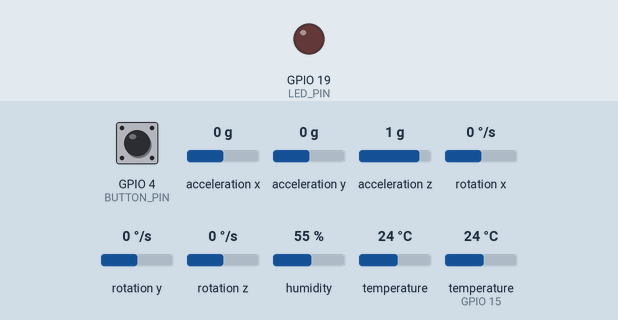
Recording of a program running on a simulated ESP32. Shown: output pins drawn as LEDs (lit = HIGH). Inputs (shaded band) come from the test bench; at power-on: temperature (sensor on GPIO 15) 24 °C, GPIO 4 (BUTTON_PIN) HIGH, acceleration x 0 g, acceleration y 0 g, acceleration z 1 g, rotation x 0 °/s, rotation y 0 °/s, rotation z 0 °/s, humidity 55 %, temperature 24 °C. WiFi joins after 1.5 s; servers stay silent unless stated; storage starts empty; no MQTT or app messages arrive unless stated; not simulated (calls return 0 or success): secrets.h; what the program prints to the serial monitor is not drawn.

Above: at 1.2 s.
1.3 s: temperature (sensor on GPIO 15) set to 37.4 °C
3.5 s: temperature (sensor on GPIO 15) set to 38.7 °C
At 7.1 s:
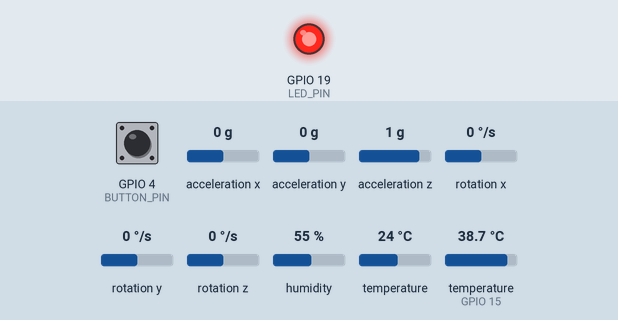
9.1 s: temperature (sensor on GPIO 15) set to 12 °C
At 11.2 s:
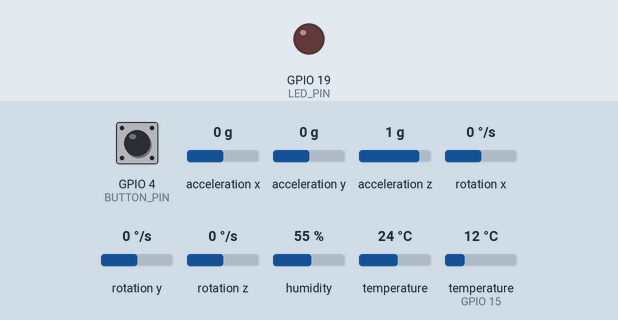
11.5 s: temperature (sensor on GPIO 15) set to 41 °C
At 14.8 s:
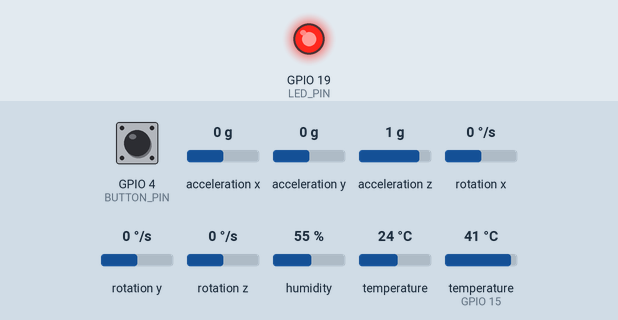
Timing chart, 0 to 16.3 s (numbered marks = the images above; inputs shaded):
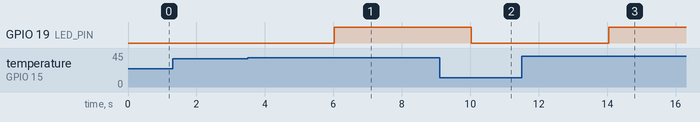

Measured:
- the behaviour switches between 38 and 38.1 °C on temperature (sensor on GPIO 15) (found by bisection; images 0 and 1)
- after the input at 1.3 s, every drawn part: stays the same
- after the input at 3.5 s, GPIO 19 (LED_PIN): LOW → HIGH after 2.5 s
- after the input at 9.1 s, GPIO 19 (LED_PIN): HIGH → LOW after 0.93 s
- after the input at 11.5 s, GPIO 19 (LED_PIN): LOW → HIGH after 2.5 s

The program:

main.cpp
```cpp
#include <Arduino.h>
#include <WiFi.h>
#include <WiFiClientSecure.h>
#include <PubSubClient.h>

#include "DHT.h"
#include "FS.h"
#include "LittleFS.h"
#include "emqx_ca.h"

#include <Wire.h>
#include <Adafruit_MPU6050.h>
#include <Adafruit_Sensor.h>
#include "secrets.h"

// ==========================================
// CARDIOIA - FASE 3
// Monitoramento cardiaco simulado com ESP32
// ==========================================

// Definicao dos pinos
#define DHT_PIN 15
#define DHT_TYPE DHT22
#define BUTTON_PIN 4
#define LED_PIN 19
#define MPU_SDA 21 // Pinos do MPU6050 (comunicacao I2C)
#define MPU_SCL 22

// Inicializacao do sensor
DHT dht(DHT_PIN, DHT_TYPE);

// Inicializacao do sensor de movimento
Adafruit_MPU6050 mpu;

// ==========================================
// VARIAVEIS DE MONITORAMENTO
// ==========================================

int bpm = 0;
int lastButtonState = HIGH;
int currentButtonState = HIGH;

float temperature = 0.0;
float humidity = 0.0;

// Dados de aceleracao do MPU6050
float accelerationX = 0.0;
float accelerationY = 0.0;
float accelerationZ = 0.0;


// ==========================================
// CONEXAO WIFI E MQTT
// ==========================================

const char* WIFI_SSID = "Wokwi-GUEST";
const char* WIFI_PASSWORD = "";

const char* MQTT_SERVER = "xc01fe91.ala.us-east-1.emqxsl.com";
const int MQTT_PORT = 8883;

const char* MQTT_USER = "cardioai_esp32";

// Preencha a senha diretamente neste arquivo, no seu computador.
// Nao compartilhe essa senha.
const char* MQTT_PASSWORD = MQTT_PASSWORD_SECRET;
const char* MQTT_TOPIC = "cardioai/telemetria";

WiFiClientSecure espClient;
PubSubClient mqttClient(espClient);

unsigned long lastMqttAttempt = 0;
const unsigned long MQTT_RETRY_INTERVAL = 5000;

unsigned long lastWiFiAttempt = 0;
const unsigned long WIFI_RETRY_INTERVAL = 10000;

// ==========================================
// FUNCOES DE CONEXAO WIFI E MQTT
// ==========================================

void conectarWiFi() {

  if (WiFi.status() == WL_CONNECTED) {
    return;
  }

  if (millis() - lastWiFiAttempt < WIFI_RETRY_INTERVAL) {
    return;
  }

  lastWiFiAttempt = millis();

  Serial.println("Tentando conectar ao Wi-Fi Wokwi...");

  WiFi.begin(WIFI_SSID, WIFI_PASSWORD, 6);
}

void conectarMQTT() {
  // So tenta conectar se o Wi-Fi estiver conectado
  if (WiFi.status() != WL_CONNECTED) {
    return;
  }

  // Se ja estiver conectado, nao precisa reconectar
  if (mqttClient.connected()) {
    return;
  }

  // Aguarda o intervalo entre tentativas
  if (millis() - lastMqttAttempt < MQTT_RETRY_INTERVAL) {
    return;
  }

  lastMqttAttempt = millis();

  Serial.println("Tentando conectar ao broker EMQX...");

  if (mqttClient.connect("CardioAI-ESP32", MQTT_USER, MQTT_PASSWORD)) {
    Serial.println("MQTT conectado com sucesso!");

  } else {
    Serial.print("Falha na conexao MQTT. Codigo: ");
    Serial.println(mqttClient.state());
  }
}

// ==========================================
// PUBLICACAO DOS DADOS NO MQTT
// ==========================================

bool publicarDadosMQTT() {

    if (!mqttClient.connected()) {
        Serial.println("MQTT desconectado. Dados nao enviados.");
        return false;
    }
    char mensagem[256];

    snprintf(
        mensagem,
        sizeof(mensagem),
        "{\"tempo_ms\":%lu,\"temperatura\":%.2f,\"umidade\":%.2f,\"bpm\":%d,\"aceleracao_x\":%.2f,\"aceleracao_y\":%.2f,\"aceleracao_z\":%.2f}",
        millis(),
        temperature,
        humidity,
        bpm,
        accelerationX,
        accelerationY,
        accelerationZ
    );

    if (mqttClient.publish(MQTT_TOPIC, mensagem)) {
        Serial.print("Dados enviados ao MQTT: ");
        Serial.println(mensagem);
        return true;
    }

    Serial.println("Erro ao publicar dados MQTT!");
    return false;
}


// ==========================================
// INTERVALOS DE LEITURA E CONTROLE
// ==========================================

const unsigned long DHT_INTERVAL = 2000;
const unsigned long DEBOUNCE_TIME = 50;
const unsigned long HEARTBEAT_TIMEOUT = 3000;
const unsigned long HISTORY_INTERVAL = 10000;

// ==========================================
// CONTROLE DE TEMPO
// ==========================================

unsigned long lastDHTRead = 0;
unsigned long lastButtonChange = 0;
unsigned long lastHeartbeat = 0;
unsigned long inicioMonitoramento = 0;

// Controle do armazenamento
bool storageReady = false;
bool historicoExibido = false;

// ==========================================
// ARMAZENAMENTO LOCAL - LITTLEFS
// ==========================================

void salvarDados(float temp, float umid, int batimentos,
                 float accX, float accY, float accZ) {

  if (!storageReady) {
    Serial.println("Armazenamento local indisponivel!");
    return;
  }

  File arquivo = LittleFS.open("/dados_cardio_v2.csv", FILE_APPEND);

  if (!arquivo) {
    Serial.println("Erro ao abrir arquivo para gravacao!");
    return;
  }

  // Registro dos dados em formato CSV
  arquivo.print(millis());
  arquivo.print(",");
  arquivo.print(temp, 2);
  arquivo.print(",");
  arquivo.print(umid, 2);
  arquivo.print(",");
  arquivo.print(batimentos);
  arquivo.print(",");
  arquivo.print(accX, 2);
  arquivo.print(",");
  arquivo.print(accY, 2);
  arquivo.print(",");
  arquivo.println(accZ, 2);

  arquivo.close();

  // Confere se o arquivo continua acessivel
  File teste = LittleFS.open("/dados_cardio_v2.csv", FILE_READ);

  if (teste) {
    Serial.print("Gravacao confirmada. Tamanho do arquivo: ");
    Serial.print(teste.size());
    Serial.println(" bytes");

    teste.close();
  } else {
    Serial.println("Erro ao verificar arquivo gravado!");
  }
}
// ==========================================
// LEITURA DO HISTORICO CSV
// ==========================================

void lerDados() {

  if (!storageReady) {
    Serial.println("Armazenamento local indisponivel!");
    return;
  }

  File arquivo = LittleFS.open("/dados_cardio_v2.csv", FILE_READ);

  if (!arquivo) {
    Serial.println("Erro ao abrir arquivo para leitura!");
    return;
  }

  Serial.println("\n===== HISTORICO CARDIOIA =====");

  while (arquivo.available()) {
    Serial.write(arquivo.read());
  }

  arquivo.close();

  Serial.println("\n===== FIM DO HISTORICO =====");
}

// ==========================================
// INICIALIZACAO
// ==========================================

void setup() {

  Serial.begin(115200);

  pinMode(BUTTON_PIN, INPUT_PULLUP);
  pinMode(LED_PIN, OUTPUT);

  digitalWrite(LED_PIN, LOW);

  dht.begin();

  // Inicializacao da comunicacao I2C
Wire.begin(21, 22);

// Inicializacao do MPU6050
if (!mpu.begin()) {
  Serial.println("Erro: MPU6050 nao encontrado!");
} else {
  Serial.println("MPU6050 iniciado com sucesso!");
}

  // Configuracao da conexao segura TLS
espClient.setCACert(EMQX_CA_CERT);

// Configuracao do broker MQTT
mqttClient.setServer(MQTT_SERVER, MQTT_PORT);

// Inicia a conexao Wi-Fi
conectarWiFi();

  // Inicializacao do sistema de arquivos local
  storageReady = LittleFS.begin(true);

  if (!storageReady) {

    Serial.println("Erro ao inicializar LittleFS!");

  } else {

    Serial.println("Armazenamento local iniciado!");

    // Criacao do arquivo CSV
    if (!LittleFS.exists("/dados_cardio_v2.csv")) {

      File arquivo = LittleFS.open(
        "/dados_cardio_v2.csv",
        FILE_WRITE
      );

      if (arquivo) {

       arquivo.println(
         "tempo_ms,temperatura,umidade,bpm,aceleracao_x,aceleracao_y,aceleracao_z"
        );

        arquivo.close();

        Serial.println("Arquivo CSV criado!");

      } else {

        Serial.println("Erro ao criar arquivo CSV!");
      }
    }
  }

  Serial.println("================================");
  Serial.println("       CARDIOIA - FASE 3");
  Serial.println("================================");
  Serial.println("Monitoramento iniciado!");

  inicioMonitoramento = millis();
}

void lerMovimento() {
  static unsigned long ultimaLeitura = 0;

  if (millis() - ultimaLeitura < 1000) {
    return;
  }

  ultimaLeitura = millis();

  sensors_event_t aceleracao, giro, temperatura;
  mpu.getEvent(&aceleracao, &giro, &temperatura);
  accelerationX = aceleracao.acceleration.x;
  accelerationY = aceleracao.acceleration.y;
  accelerationZ = aceleracao.acceleration.z;

  Serial.print("Aceleracao X: ");
  Serial.print(aceleracao.acceleration.x);

  Serial.print(" | Y: ");
  Serial.print(aceleracao.acceleration.y);

  Serial.print(" | Z: ");
  Serial.println(aceleracao.acceleration.z);
}

// ==========================================
// LOOP PRINCIPAL
// ==========================================

void loop() {

    lerMovimento();

  unsigned long currentTime = millis();

  // Mantem a conexao Wi-Fi e MQTT
if (WiFi.status() != WL_CONNECTED) {
  conectarWiFi();
} else {
  conectarMQTT();
}

if (mqttClient.connected()) {
  mqttClient.loop();
}

  // ========================================
  // 1. LEITURA DO SENSOR DHT22
  // ========================================

  if (currentTime - lastDHTRead >= DHT_INTERVAL) {

    lastDHTRead = currentTime;

    float newTemperature = dht.readTemperature();
    float newHumidity = dht.readHumidity();

    if (isnan(newTemperature) || isnan(newHumidity)) {

      Serial.println("Erro na leitura do DHT22!");

    } else {

      temperature = newTemperature;
      humidity = newHumidity;

      Serial.println("\n--- DADOS AMBIENTAIS ---");

      Serial.print("Temperatura: ");
      Serial.print(temperature);
      Serial.println(" °C");

      Serial.print("Umidade: ");
      Serial.print(humidity);
      Serial.println(" %");

      // Armazenamento dos dados na memoria local
    salvarDados(
      temperature,
      humidity,
      bpm,
      accelerationX,
      accelerationY,
      accelerationZ
    );

         // Envio dos dados para o broker MQTT
      publicarDadosMQTT();
    }
  }


  // ========================================
  // 2. DETECCAO DOS BATIMENTOS
  // ========================================

  int reading = digitalRead(BUTTON_PIN);

  if (reading != lastButtonState) {
    lastButtonChange = currentTime;
  }

  if (currentTime - lastButtonChange > DEBOUNCE_TIME) {

    if (reading != currentButtonState) {

      currentButtonState = reading;

      // INPUT_PULLUP: LOW significa pressionado
      if (currentButtonState == LOW) {

        if (lastHeartbeat > 0) {

          unsigned long interval =
            currentTime - lastHeartbeat;

          // Limita a simulacao a ate 200 BPM
          if (interval >= 300 && interval <= 2000) {
            bpm = 60000 / interval;
          }
        }

        lastHeartbeat = currentTime;

        Serial.println("\n--- BATIMENTO DETECTADO ---");

        Serial.print("BPM: ");
        Serial.println(bpm);
      }
    }
  }

  lastButtonState = reading;

  // ========================================
  // 3. VERIFICACAO DE AUSENCIA DE BATIMENTOS
  // ========================================

  if (lastHeartbeat > 0 &&
      currentTime - lastHeartbeat > HEARTBEAT_TIMEOUT) {

    bpm = 0;
  }

  // ========================================
  // 4. CONTROLE DO LED DE ALERTA
  // ========================================

  if (bpm > 120 || temperature > 38.0) {

    digitalWrite(LED_PIN, HIGH);

  } else {

    digitalWrite(LED_PIN, LOW);
  }

  // ========================================
  // 5. EXIBICAO DO HISTORICO APOS 10 SEGUNDOS
  // ========================================

   if (!historicoExibido &&
      currentTime - inicioMonitoramento >= HISTORY_INTERVAL) {

    lerDados();

    historicoExibido = true;
  }

} // FIM DO LOOP
```

emqx_ca.h
```cpp
#pragma once

const char* EMQX_CA_CERT = R"EOF(
-----BEGIN CERTIFICATE-----
MIIDjjCCAnagAwIBAgIQAzrx5qcRqaC7KGSxHQn65TANBgkqhkiG9w0BAQsFADBh
MQswCQYDVQQGEwJVUzEVMBMGA1UEChMMRGlnaUNlcnQgSW5jMRkwFwYDVQQLExB3
d3cuZGlnaWNlcnQuY29tMSAwHgYDVQQDExdEaWdpQ2VydCBHbG9iYWwgUm9vdCBH
MjAeFw0xMzA4MDExMjAwMDBaFw0zODAxMTUxMjAwMDBaMGExCzAJBgNVBAYTAlVT
MRUwEwYDVQQKEwxEaWdpQ2VydCBJbmMxGTAXBgNVBAsTEHd3dy5kaWdpY2VydC5j
b20xIDAeBgNVBAMTF0RpZ2lDZXJ0IEdsb2JhbCBSb290IEcyMIIBIjANBgkqhkiG
9w0BAQEFAAOCAQ8AMIIBCgKCAQEAuzfNNNx7a8myaJCtSnX/RrohCgiN9RlUyfuI
2/Ou8jqJkTx65qsGGmvPrC3oXgkkRLpimn7Wo6h+4FR1IAWsULecYxpsMNzaHxmx
1x7e/dfgy5SDN67sH0NO3Xss0r0upS/kqbitOtSZpLYl6ZtrAGCSYP9PIUkY92eQ
q2EGnI/yuum06ZIya7XzV+hdG82MHauVBJVJ8zUtluNJbd134/tJS7SsVQepj5Wz
tCO7TG1F8PapspUwtP1MVYwnSlcUfIKdzXOS0xZKBgyMUNGPHgm+F6HmIcr9g+UQ
vIOlCsRnKPZzFBQ9RnbDhxSJITRNrw9FDKZJobq7nMWxM4MphQIDAQABo0IwQDAP
BgNVHRMBAf8EBTADAQH/MA4GA1UdDwEB/wQEAwIBhjAdBgNVHQ4EFgQUTiJUIBiV
5uNu5g/6+rkS7QYXjzkwDQYJKoZIhvcNAQELBQADggEBAGBnKJRvDkhj6zHd6mcY
1Yl9PMWLSn/pvtsrF9+wX3N3KjITOYFnQoQj8kVnNeyIv/iPsGEMNKSuIEyExtv4
NeF22d+mQrvHRAiGfzZ0JFrabA0UWTW98kndth/Jsw1HKj2ZL7tcu7XUIOGZX1NG
Fdtom/DzMNU+MeKNhJ7jitralj41E6Vf8PlwUHBHQRFXGU7Aj64GxJUTFy8bJZ91
8rGOmaFvE7FBcf6IKshPECBV1/MUReXgRPTqh5Uykw7+U0b6LJ3/iyK5S9kJRaTe
pLiaWN0bfVKfjllDiIGknibVb63dDcY3fe0Dkhvld1927jyNxF1WW6LZZm6zNTfl
MrY=
-----END CERTIFICATE-----
)EOF";
```
